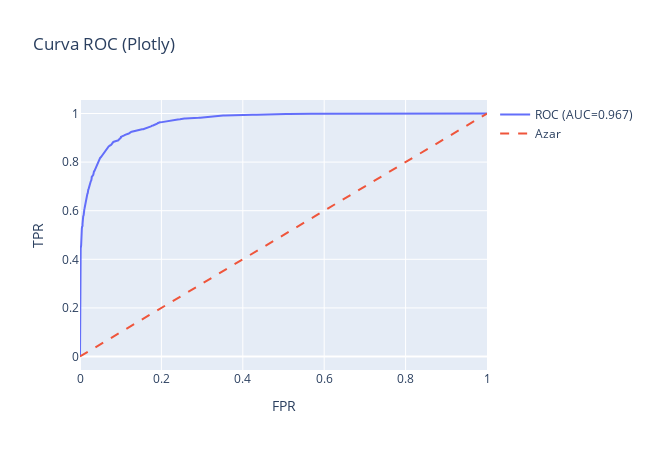

Write notebook code for a chart like this one.
### Markdown cell above
# *Colocar el análisis de esta gráfica*

### Code cell
# Cálculo de la tasa de falsos positivos (FPR) y verdaderos positivos (TPR) para diferentes umbrales
fpr, tpr, _ = roc_curve(y_test_rf, rf.predict_proba(X_test_rf)[:,1])
# Cálculo del área bajo la curva (AUC)
roc_auc = auc(fpr, tpr)
fig = go.Figure()
# Grafica la relación entre la tasa de verdaderos positivos (TPR) y falsos positivos (FPR)
fig.add_trace(go.Scatter(x=fpr, y=tpr, mode="lines", name=f"ROC (AUC={roc_auc:.3f})"))
# Línea base de referencia (clasificación aleatoria)
fig.add_trace(go.Scatter(x=[0,1], y=[0,1], mode="lines", name="Azar", line=dict(dash="dash")))
# Configuración de etiquetas y tamaño del gráfico
fig.update_layout(title="Curva ROC (Plotly)", xaxis_title="FPR", yaxis_title="TPR", width=650, height=450)
fig.show()

### Figure 1 — Plotly figure (JSON) as saved in the notebook; plotly's stock layout.template omitted (floating-point values rounded to 4 significant figures; data arrays with more than 128 entries replaced by an {"elided": "..."} marker saying what was removed)
{"data": [{"mode": "lines", "name": "ROC (AUC=0.967)", "type": "scatter", "x": {"elided": "294 float values"}, "y": {"elided": "294 float values"}}, {"line": {"dash": "dash"}, "mode": "lines", "name": "Azar", "type": "scatter", "x": [0, 1], "y": [0, 1]}], "layout": {"height": 450, "title": {"text": "Curva ROC (Plotly)"}, "width": 650, "xaxis": {"title": {"text": "FPR"}}, "yaxis": {"title": {"text": "TPR"}}}}
